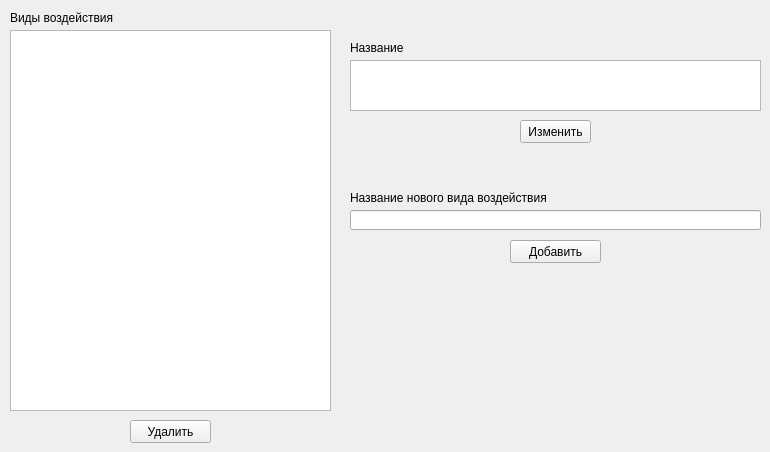
    <widget class="QWidget" name="impact_page">
     <widget class="QPushButton" name="impact_delete_btn">
      <property name="geometry">
       <rect>
        <x>130</x>
        <y>420</y>
        <width>81</width>
        <height>23</height>
       </rect>
      </property>
      <property name="text">
       <string>Удалить</string>
      </property>
     </widget>
     <widget class="QLabel" name="label_25">
      <property name="geometry">
       <rect>
        <x>10</x>
        <y>10</y>
        <width>251</width>
        <height>16</height>
       </rect>
      </property>
      <property name="text">
       <string>Виды воздействия</string>
      </property>
     </widget>
     <widget class="QLineEdit" name="impact_add_le">
      <property name="geometry">
       <rect>
        <x>350</x>
        <y>210</y>
        <width>411</width>
        <height>20</height>
       </rect>
      </property>
      <property name="text">
       <string/>
      </property>
     </widget>
     <widget class="QListWidget" name="impact_imp_list">
      <property name="geometry">
       <rect>
        <x>10</x>
        <y>30</y>
        <width>321</width>
        <height>381</height>
       </rect>
      </property>
      <property name="wordWrap">
       <bool>true</bool>
      </property>
     </widget>
     <widget class="QPushButton" name="impact_add_btn">
      <property name="geometry">
       <rect>
        <x>510</x>
        <y>240</y>
        <width>91</width>
        <height>23</height>
       </rect>
      </property>
      <property name="text">
       <string>Добавить</string>
      </property>
     </widget>
     <widget class="QLabel" name="label_39">
      <property name="geometry">
       <rect>
        <x>350</x>
        <y>190</y>
        <width>221</width>
        <height>16</height>
       </rect>
      </property>
      <property name="text">
       <string>Название нового вида воздействия</string>
      </property>
     </widget>
     <widget class="QPlainTextEdit" name="impact_name_te">
      <property name="geometry">
       <rect>
        <x>350</x>
        <y>60</y>
        <width>411</width>
        <height>51</height>
       </rect>
      </property>
      <property name="readOnly">
       <bool>true</bool>
      </property>
     </widget>
     <widget class="QLabel" name="label_53">
      <property name="geometry">
       <rect>
        <x>350</x>
        <y>40</y>
        <width>221</width>
        <height>16</height>
       </rect>
      </property>
      <property name="text">
       <string>Название</string>
      </property>
     </widget>
     <widget class="QPushButton" name="pushButton">
      <property name="geometry">
       <rect>
        <x>520</x>
        <y>120</y>
        <width>71</width>
        <height>23</height>
       </rect>
      </property>
      <property name="text">
       <string>Изменить</string>
      </property>
     </widget>
    </widget>
